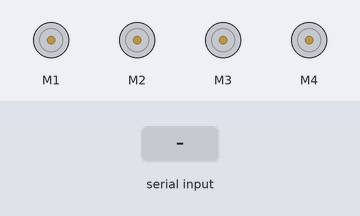
The sketch below on a simulated Arduino Uno, built with avr-gcc and run on an emulated ATmega328P. On the bench: 4 × DC motor (green arrow = forward, orange = backward, longer = faster). The test bench sets the inputs (shaded band).

Above: at 1.2 s.
1.3 s: "F" received over Serial
At 2.8 s:
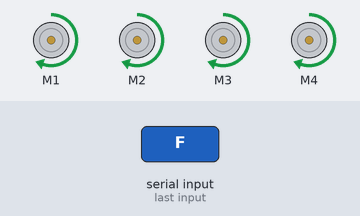
3.1 s: "B" received over Serial
At 4.2 s:
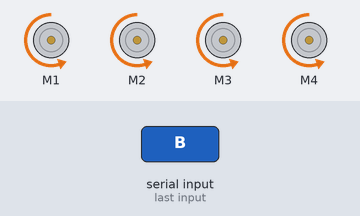
4.9 s: "L" received over Serial
At 5.4 s:
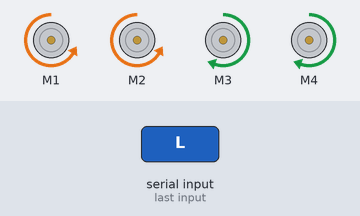
7.9 s: "R" received over Serial
At 8.9 s:
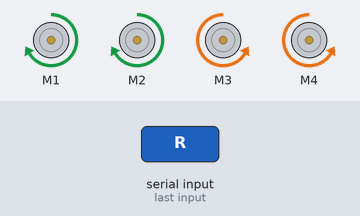
10.9 s: "L" received over Serial
At 12.1 s:
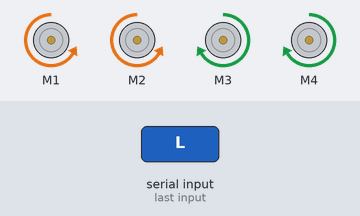
13.9 s: "A" received over Serial
At 15.9 s:
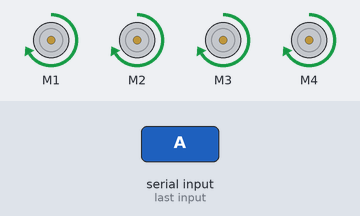
Timing chart, 0 to 17.4 s (numbered marks = the images above; inputs shaded):
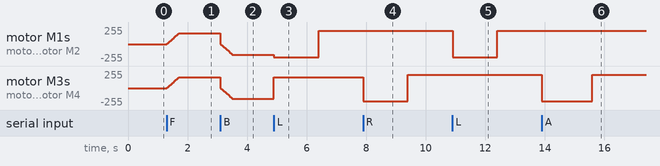

The sketch:

myrobo.ino
```cpp
#include<AFMotor.h>

#define MAX_DISTANCE 300 // sets maximum useable sensor measuring distance to 300cm
#define MAX_SPEED 160 // sets speed of DC traction motors to 150/250 or about 70% of full speed - to get power drain down.
#define MAX_SPEED_OFFSET 40 // this sets offset to allow for differences between the two DC traction motors

AF_DCMotor leftMotor1(1, MOTOR12_1KHZ); // create motor #1 using M1 output , set to 1kHz PWM frequency
AF_DCMotor leftMotor2(2, MOTOR12_1KHZ); // create motor #2, using M2 output, set to 1kHz PWM frequency
AF_DCMotor rightMotor1(3, MOTOR34_1KHZ);// create motor #3, using M3 output, set to 1kHz PWM frequency
AF_DCMotor rightMotor2(4, MOTOR34_1KHZ);// create motor #4, using M4 output, set to 1kHz PWM frequency

char command;
String motorSet = "";
int speedSet = 0;

void stop();
void forward();
void back();
void left();
void right();

void setup()
{
 Serial.begin(9600);
}

void loop()
{
  if(Serial.available() > 0)
  {
    command = Serial.read();
    moveStop();
    switch(command)
    {
    case 'F':
      moveForward();
      break;
    case 'B':
       moveBackward();
      break;
    case 'L':
      turnLeft();
      break;
    case 'R':
      turnRight();
      break;
    case 'A':
      turnAround();
      break;
    }
  }
}

void moveStop()
{
  leftMotor1.run(RELEASE);
  leftMotor2.run(RELEASE);
  rightMotor1.run(RELEASE);
  rightMotor2.run(RELEASE);
  }

void moveForward()
{
    motorSet = "FORWARD";
    leftMotor1.run(FORWARD);      // turn it on going forward
    leftMotor2.run(FORWARD);      // turn it on going forward
    rightMotor1.run(FORWARD);     // turn it on going forward
    rightMotor2.run(FORWARD);     // turn it on going forward
  for (speedSet = 0; speedSet < MAX_SPEED; speedSet +=2) // slowly bring the speed up to avoid loading down the batteries too quickly
  {
    leftMotor1.setSpeed(speedSet);
    leftMotor2.setSpeed(speedSet);
    rightMotor1.setSpeed(speedSet);
    rightMotor2.setSpeed(speedSet);
    delay(5);
  }
}

void moveBackward()
{
    motorSet = "BACKWARD";
    leftMotor1.run(BACKWARD);     // turn it on going backward
    leftMotor2.run(BACKWARD);     // turn it on going backward
    rightMotor1.run(BACKWARD);    // turn it on going backward
    rightMotor2.run(BACKWARD);    // turn it on going backward
  for (speedSet = 0; speedSet < MAX_SPEED; speedSet +=2) // slowly bring the speed up to avoid loading down the batteries too quickly
  {
    leftMotor1.setSpeed(speedSet);
    leftMotor2.setSpeed(speedSet);
    rightMotor1.setSpeed(speedSet);
    rightMotor2.setSpeed(speedSet);
    delay(5);
  }
}

void turnRight()
{
  motorSet = "RIGHT";
  leftMotor1.run(FORWARD);      // turn motor 1 forward
  leftMotor2.run(FORWARD);      // turn motor 2 forward
  rightMotor1.run(BACKWARD);    // turn motor 3 backward
  rightMotor2.run(BACKWARD);    // turn motor 4 backward
  rightMotor1.setSpeed(speedSet+MAX_SPEED_OFFSET);
  rightMotor2.setSpeed(speedSet+MAX_SPEED_OFFSET);
  delay(1500); // run motors this way for 1500
  motorSet = "FORWARD";
  leftMotor1.run(FORWARD);      // set both motors back to forward
  leftMotor2.run(FORWARD);
  rightMotor1.run(FORWARD);
  rightMotor2.run(FORWARD);
}

void turnLeft()
{
  motorSet = "LEFT";
  leftMotor1.run(BACKWARD);      // turn motor 1 backward
  leftMotor2.run(BACKWARD);      // turn motor 2 backward
  leftMotor1.setSpeed(speedSet+MAX_SPEED_OFFSET);
  leftMotor2.setSpeed(speedSet+MAX_SPEED_OFFSET);
  rightMotor1.run(FORWARD);     // turn motor 3 forward
  rightMotor2.run(FORWARD);     // turn motor 4 forward
  delay(1500); // run motors this way for 1500
  motorSet = "FORWARD";
  leftMotor1.run(FORWARD);      // turn it on going forward
  leftMotor2.run(FORWARD);      // turn it on going forward
  rightMotor1.run(FORWARD);     // turn it on going forward
  rightMotor2.run(FORWARD);     // turn it on going forward
}

void turnAround()
{
  motorSet = "RIGHT";
  leftMotor1.run(FORWARD);      // turn motor 1 forward
  leftMotor2.run(FORWARD);      // turn motor 2 forward
  rightMotor1.run(BACKWARD);    // turn motor 3 backward
  rightMotor2.run(BACKWARD);    // turn motor 4 backward
  rightMotor1.setSpeed(speedSet+MAX_SPEED_OFFSET);
  rightMotor2.setSpeed(speedSet+MAX_SPEED_OFFSET);
  delay(1700); // run motors this way for 1700
  motorSet = "FORWARD";
  leftMotor1.run(FORWARD);      // set both motors back to forward
  leftMotor2.run(FORWARD);
  rightMotor1.run(FORWARD);
  rightMotor2.run(FORWARD);
}
```

Measured:
- after the input at 1.3 s, motor M1–4: moves from stopped to forward 158/255 over 0.39 s, starting at once
- after the input at 3.1 s, motor M1–4: moves from forward 158/255 to backward 158/255 over 0.40 s, starting at once
- after the input at 4.9 s, motor M1, motor M2: backward 158/255 → backward 200/255 at once, → forward 200/255 1.5 s later; motor M3, motor M4: backward 158/255 → forward 158/255 at once
- after the input at 7.9 s, motor M3, motor M4: forward 158/255 → backward 200/255 at once, → forward 200/255 1.5 s later
- after the input at 10.9 s, motor M1, motor M2: forward 200/255 → backward 200/255 at once, → forward 200/255 1.5 s later
- after the input at 13.9 s, motor M3, motor M4: forward 200/255 → backward 200/255 at once, → forward 200/255 1.7 s later
